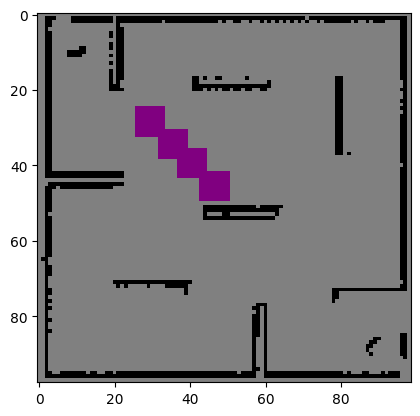
#> input picture turtlebot_online_path_planning/turtlebot_online_path_planning/imgs/distance_0.4.png, 420 x 416 px, given in place of map1.png, which was not available
$ jupyter execute --allow-errors 'Pravin_oli_rrt rrt star.ipynb'   (text cells are left out)
#> lines starting #> are read from the running program, lines starting #| are printed output that depends on the picture; after the words box and inside, x2 and y2 are one past the last pixel; in counts of white or black regions, pixels touching at a corner belong together; pictures that were not available may be replaced by others from this repository, and a replacement may not be noted
[cell 1]
# Import necessary Libraries
import numpy as np
from matplotlib import pyplot as plt
from PIL import Image
import random

[cell 2]
# Map configurations: stores file names and start/goal points for each map
maps = {
    0: {"filename": "map0.png", "start": (10, 10), "goal": (90, 70)},
    1: {"filename": "map1.png", "start": (60, 60), "goal": (90, 60)},
    2: {"filename": "map2.png", "start": (8, 31), "goal": (139, 38)},
    3: {"filename": "map3.png", "start": (50, 90), "goal": (375, 375)},
}

[cell 3]
# User input for map selection
print("Select a map:")
for i in range(len(maps)):
    print(f"{i}: {maps[i]['filename']}")

try:
    choice = int(input("Enter the map number (0-3): "))
#> the answer given: 1
    if choice not in maps:
        raise ValueError("Invalid choice. Please enter a number between 0 and 3.")
    selected_map = maps[choice]
except Exception as e:
    print(f"Error: {e}")
    exit()

print('---------------------------------------------------------')
print("you have entered:", choice)
print("Selected map with start and goal point is:", selected_map)

# Load and process the selected grid map
try:
    image = Image.open(selected_map["filename"]).convert('L')
    grid_map = np.array(image.getdata()).reshape(image.size[1], image.size[0]) / 255

    # Binarize and invert the grid map
    grid_map[grid_map > 0.5] = 1
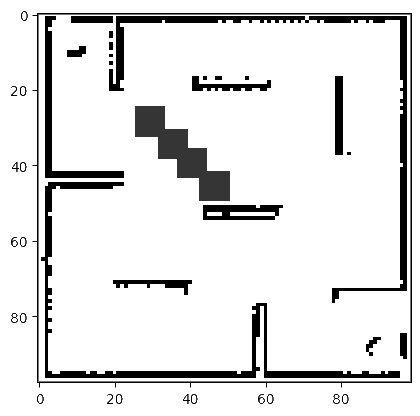
#> grid_map: shape (416, 420) float64; min 0, max 1, mean 0.89
    grid_map[grid_map <= 0.5] = 0
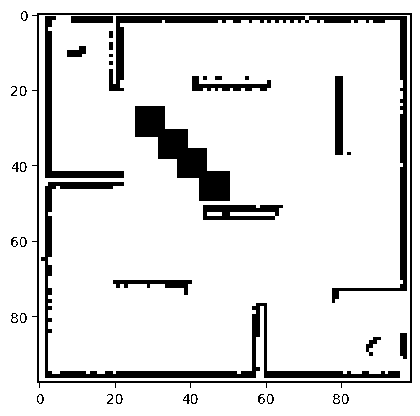
#> grid_map: shape (416, 420) float64; values 0 (black) and 1 (white), 88.1% white; 39 black regions (5 under 20 px), largest, box (x1, y1, x2, y2) and area: (109, 16, 407, 303) 4396, (41, 182, 400, 378) 4320, (135, 106, 230, 201) 3427
    grid_map = (grid_map * -1) + 1
except Exception as e:
    print(f"Error loading or processing the map: {e}")
    exit()

#Start and Goal points
start = selected_map["start"]
goal = selected_map["goal"]

# Display grid map
plt.matshow(grid_map, cmap='viridis', fignum=0)
plt.scatter(start[1], start[0], c='green', s=50, label='Start')
plt.scatter(goal[1], goal[0], c='red', s=50, label='Goal')
plt.colorbar
plt.title(f"{selected_map['filename']} | Start: {start} | Goal: {goal}", pad=30)
plt.legend(loc='upper right')
plt.colorbar(label='Grid Intensity')
plt.show()
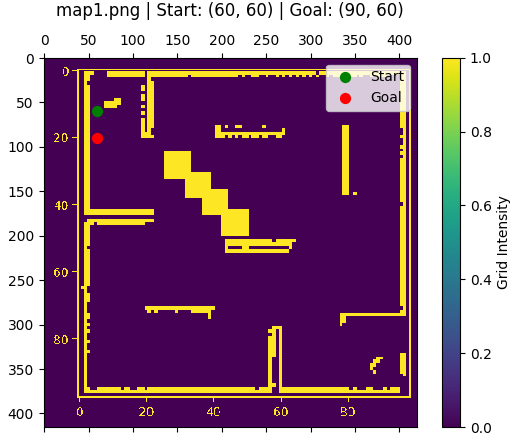
#> figure drawn by matplotlib, 2 panels
#> the answer given: 3

[cell 4]
# Define the Point class for representing points in 2D space
class Point:
    """
    Represents a 2D point with utility methods.
    """
    def __init__(self, x, y):
        self.x = x
        self.y = y

    def to_tuple(self):
        return (self.x, self.y)

    def distance_to(self, other):
        """Compute Euclidean distance to another point."""
        return np.linalg.norm([self.x - other.x, self.y - other.y])

[cell 5]
# Define helper functions
def fill_path(states, edges):
    """Backtrack to find the path from goal to start."""
    edges.reverse()
    path = [edges[0][1]]
    next_v = edges[0][0]
    i = 1
    while next_v != 0:
        while edges[i][1] != next_v:
            i += 1
        path.append(edges[i][1])
        next_v = edges[i][0]
    path.append(0)
    edges.reverse()
    path.reverse()
    return path

def is_segment_free(qnear, qnew, grid_map):
    """
    Check if the segment between two points is collision-free.
    """
    segment = np.linspace([qnear.x, qnear.y], [qnew.x, qnew.y], num=100)  # Higher resolution
    for point in segment:
        x, y = int(round(point[0])), int(round(point[1]))
        if not (0 <= x < grid_map.shape[0] and 0 <= y < grid_map.shape[1]):
            return False  # Out of bounds
        if grid_map[x, y] == 1:  # Collision with obstacle
            return False
    return True

def smooth_path(path, states, grid_map):
    """
    Smooth the path by removing unnecessary waypoints while avoiding obstacles.
    """
    last = len(path) - 1  # Start from the goal
    first = 0
    smoothed_path = []

    while last != 0:
        # Check if the edge between 'path[last]' and 'path[first]' is free
        while not is_segment_free(states[path[first]], states[path[last]], grid_map):
            first += 1  # Increment 'first' until a valid edge is found

        # Add the 'last' point to the smoothed path
        smoothed_path.append(path[last])

        # Update 'last' and reset 'first'
        last = first
        first = 0

    # Add the start point to the path
    smoothed_path.append(path[0])
    smoothed_path.reverse()  # Reverse the path to go from start to goal
    return smoothed_path

def nearest_vertex(qrand, states):
    """Find the nearest vertex in states to qrand."""
    distances = [qrand.distance_to(state) for state in states]
    return np.argmin(distances)

def compute_path_distance(path, states):
    """Compute the total distance of a path."""
    return sum(states[path[i]].distance_to(states[path[i + 1]]) for i in range(len(path) - 1))

[cell 6]
#RRT function
def rrt_with_iterations(grid_map, qstart, qgoal, delta_q, max_iter, p):
    """Run the RRT algorithm with iteration feedback."""
#> called with delta_q = 5, max_iter = 3, p = 0.2
    states = [qstart]
    edges = []
    for i in range(max_iter):
        # Random sampling
        if np.random.rand() < p:  # Probability to sample qgoal
            qrand = qgoal
        else:
            qrand = Point(
                np.random.randint(0, grid_map.shape[0]),
                np.random.randint(0, grid_map.shape[1]),
            )

        # Find nearest vertex
        qnear_idx = nearest_vertex(qrand, states)
        qnear = states[qnear_idx]

        # Generate new configuration
        direction = np.array([qrand.x - qnear.x, qrand.y - qnear.y])
        norm = np.linalg.norm(direction)
        if norm > delta_q:
            direction = direction / norm * delta_q
        qnew = Point(int(qnear.x + direction[0]), int(qnear.y + direction[1]))

        # Collision check and add new vertex/edge
        if is_segment_free(qnear, qnew, grid_map):
            if 0 <= qnew.x < grid_map.shape[0] and 0 <= qnew.y < grid_map.shape[1]:
                states.append(qnew)
                edges.append((qnear_idx, len(states) - 1))

                # Check if goal is reached
                if qnew.distance_to(qgoal) < delta_q:
                    states.append(qgoal)
                    edges.append((len(states) - 2, len(states) - 1))
                    path = fill_path(states, edges)
                    distance = compute_path_distance(path, states)
                    return states, edges, path, i + 1  # Return iteration where goal is reached
#> after the loop, edges = [(0, 1), (1, 2), (2, 3)]; states = 4 items
    print("No solution found. Please increase max iterations (K).")
    return states, edges, [], None

[cell 7]
# User input for maximum iterations (K)
try:
    K = int(input("Enter the maximum number of iterations (K) for RRT: "))
    if K <= 0:
        raise ValueError("The number of iterations must be a positive integer.")
except Exception as e:
    print(f"Invalid input: {e}")
    exit()

print(f"You Entered Maximum Iteration = {K}")

# other Parameters
delta_q = 5
p = 0.2

# Run RRT function
states, edges, path, goal_iteration = rrt_with_iterations(grid_map, Point(*start), Point(*goal), delta_q, K, p)
#> states = 4 items; edges = [(0, 1), (1, 2), (2, 3)]; path = []

# Print path results and iterations
if goal_iteration is not None:
    print(f"Goal reached at iteration: {goal_iteration}")
    path_distance = compute_path_distance(path, states)
    print(f"Path distance: {path_distance}")
    print(f"path points:{path}")
    print("path to follow")
    for p in path:
        print(f"({states[p].x:.2f}, {states[p].y:.2f})")

# Visualization of RRT Results
plt.matshow(grid_map, cmap='viridis', fignum=0)
for edge in edges: # Plot the tree
    start_node, end_node = states[edge[0]], states[edge[1]]
    plt.plot([start_node.y, end_node.y], [start_node.x, end_node.x], 'w-', linewidth=1)
#> this loop made 3 passes
if path: # Plot the path
    path_coords = [(states[node].x, states[node].y) for node in path]
    path_x, path_y = zip(*path_coords)
    plt.plot(path_y, path_x, 'r-', linewidth=2, label='Path')
plt.scatter(start[1], start[0], c='green', s=100, label='Start') # Mark start
plt.scatter(goal[1], goal[0], c='red', s=100, label='Goal')  #goal points
#> (the rest of this cell did not finish here and is left out)

#> (a cell that did not finish here is left out)

#> in smooth_path, `last = len(path) - 1`: last = -1
#> the loop in smooth_path, `while last != 0: # Check if the edge between 'path[last]' and 'path[fi..` made 1 pass
#> after the loop in smooth_path, `while last != 0:`: smoothed_path = []
#> the answer given: 3

# Print smoothed path details
smoothed_path_distance = compute_path_distance(smoothed_path_indices, states)
print(f"Smoothed Path found in {len(smoothed_path_indices)} points")
print(f"Smoothed Distance: {smoothed_path_distance:.2f}")
print("Smoothed PATH to follow:")
for idx in smoothed_path_indices:
    print(f"({states[idx].x:.2f}, {states[idx].y:.2f})")

# Visualization for Original and Smoothed Path
plt.matshow(grid_map, cmap='viridis', fignum=0)

# Plot the tree (white line)
for edge in edges:
    start_node, end_node = states[edge[0]], states[edge[1]]
    plt.plot([start_node.y, end_node.y], [start_node.x, end_node.x], 'w-', linewidth=1)

# Original path (red dotted line)
for i in range(1, len(path)):
    plt.plot(
        [states[path[i - 1]].y, states[path[i]].y],
        [states[path[i - 1]].x, states[path[i]].x],
        "--r",label="Original Path" if i == 1 else "")

# Smoothed path (solid green line)
for i in range(1, len(smoothed_path_indices)):
    plt.plot(
        [states[smoothed_path_indices[i - 1]].y, states[smoothed_path_indices[i]].y],
        [states[smoothed_path_indices[i - 1]].x, states[smoothed_path_indices[i]].x],
        "g-",linewidth=2.5,label="Smoothed Path" if i == 1 else "")

plt.scatter(start[1], start[0], c='green', s=100, label='Start')  # Start
plt.scatter(goal[1], goal[0], c='red', s=100, label='Goal')  # Goal
plt.title(f"RRT Results: {selected_map['filename']} | Start: {start} | Goal: {goal} |Iter: {goal_iteration}|smooth distance:{smoothed_path_distance:.2f}",pad=25)
plt.legend(loc='upper right')
plt.colorbar(label='Grid Intensity')
plt.show()

[cell 9]
# Node class definition
class Node:
    """Represents a node in the RRT* tree."""
    def __init__(self, point, parent=None, cost=0):
        self.point = point
        self.parent = parent
        self.cost = cost

[cell 10]
# Function to check if a point is free space
def is_free(point, grid_map):
    """Check if a point is in a free space."""
    x, y = int(point[0]), int(point[1])
    if x < 0 or y < 0 or x >= grid_map.shape[1] or y >= grid_map.shape[0]:
        return False
    return grid_map[y, x] == 0

# Steer function to move towards q_rand
def steer(q_nearest, q_rand, delta_q):
    """Steer towards q_rand from q_nearest by a step size delta_q."""
    direction = np.array(q_rand) - np.array(q_nearest)
    distance = np.linalg.norm(direction)
    if distance <= delta_q:
        return q_rand
    step = direction / distance * delta_q
    return tuple(np.array(q_nearest) + step)

# Get near nodes function
def get_near_nodes(tree, q_new, max_distance):
    """Find nearby nodes within max_distance of q_new."""
    return [node for node in tree if np.linalg.norm(np.array(node.point) - np.array(q_new)) <= max_distance]

# Collision-free function to check the path between nodes
def collision_free(q1, q2, grid_map):
    """Check if the line segment between q1 and q2 is collision-free."""
    x1, y1 = q1
    x2, y2 = q2
    steps = int(np.linalg.norm(np.array(q1) - np.array(q2)))
    for t in np.linspace(0, 1, steps):
        x = int(x1 + t * (x2 - x1))
        y = int(y1 + t * (y2 - y1))
        if not is_free((x, y), grid_map):
            return False
    return True

[cell 11]
# Main RRT* algorithm
def rrt_star(grid_map, start, goal, K, delta_q, p, max_distance):
    """Run the RRT* algorithm."""
#> called with start = (60, 60), goal = (90, 60), K = 3, delta_q = 5, p = 0.2, max_distance = 30
    start = (start[1], start[0])
    goal = (goal[1], goal[0])
    start_node = Node(start)
    goal_node = Node(goal)
    tree = [start_node] # Tree at initial
    tree_at_goal = None  # Tree for  state when the goal is reached
    path_to_goal = []   # Fath at initial
    path_to_goal_full = []  # Path for state when the goal is reached
    goal_reached_iteration = None

    sampled_points = []  # For visualization of all sampled points

    for iteration in range(K):
        # Sample q_rand
        if random.random() < p:
            q_rand = goal
        else:
            q_rand = (random.randint(0, grid_map.shape[1] - 1), random.randint(0, grid_map.shape[0] - 1))
        sampled_points.append(q_rand)
        if not is_free(q_rand, grid_map):
            continue

        # Find the nearest node
        q_nearest = min(tree, key=lambda node: np.linalg.norm(np.array(node.point) - np.array(q_rand)))

        # Steer towards q_rand
        q_new = steer(q_nearest.point, q_rand, delta_q)
        if not is_free(q_new, grid_map) or not collision_free(q_nearest.point, q_new, grid_map):
            continue

        # Find near nodes
        near_nodes = get_near_nodes(tree, q_new, max_distance)

        # Add q_new to the tree
        q_new_node = Node(q_new, q_nearest, q_nearest.cost + np.linalg.norm(np.array(q_new) - np.array(q_nearest.point)))
        tree.append(q_new_node)

        # Rewire the tree
        for near_node in near_nodes:
            if collision_free(near_node.point, q_new, grid_map) and \
               near_node.cost + np.linalg.norm(np.array(q_new) - np.array(near_node.point)) < q_new_node.cost:
                q_new_node.parent = near_node
                q_new_node.cost = near_node.cost + np.linalg.norm(np.array(q_new) - np.array(near_node.point))

        for near_node in near_nodes:
            if collision_free(near_node.point, q_new, grid_map) and \
               q_new_node.cost + np.linalg.norm(np.array(near_node.point) - np.array(q_new)) < near_node.cost:
                near_node.parent = q_new_node
                near_node.cost = q_new_node.cost + np.linalg.norm(np.array(near_node.point) - np.array(q_new))

        if goal_reached_iteration is None and np.linalg.norm(np.array(q_new) - np.array(goal)) <= delta_q:
            if collision_free(q_new, goal, grid_map):
                goal_node.parent = q_new_node
                goal_node.cost = q_new_node.cost + np.linalg.norm(np.array(goal) - np.array(q_new))
                tree.append(goal_node)
                goal_reached_iteration = iteration  # Track when the goal was reached
                tree_at_goal = tree[:]  # Save the tree state when the goal is first reached
                # Extract path to goal
                current = goal_node
                while current is not None:
                    path_to_goal.append(current.point)
                    current = current.parent
                path_to_goal.reverse()
#> this loop made 3 passes
#> (direction in steer, distance in steer, step in steer) on pass 2: ([-4.52, 27.86], 28.23, [-0.801, 4.94])
#> after the loop, goal_node.cost = 0; near_node.cost = 5; path_to_goal = []; q_new_node.cost = 7.99; sampled_points = [(388, 215), (60, 90), (248, 207)]; tree = 3 items

    # Extract full tree path
    path_to_goal_full = []
#> path_to_goal_full = []
    if goal_node in tree:
        current = goal_node
        while current is not None:
            path_to_goal_full.append(current.point)
            current = current.parent
        path_to_goal_full.reverse()

    return path_to_goal, path_to_goal_full,tree_at_goal, tree, goal_reached_iteration

[cell 12]
#User input value for maximum iterations (K)
try:
    K = int(input("Enter the maximum number of iterations (K) for RRT_STAR*: "))
    if K <= 0:
        raise ValueError("The number of iterations must be a positive integer.")
except Exception as e:
    print(f"Invalid input: {e}")
    exit()

print(f"You Entered Maximum Iteration = {K}")
#K = 10000
delta_q = 5
p = 0.2
max_distance = 30

path_to_goal, path_to_goal_full, tree_at_goal,tree, goal_reached_iteration = rrt_star(grid_map, start, goal, K, delta_q, p, max_distance)
#> path_to_goal = []; path_to_goal_full = []; tree = 3 items

[cell 13]
# Print results
print(f"Delta_q: {delta_q}, p: {p}, Max_distance: {max_distance}")
if goal_reached_iteration is not None:
    print(f"Goal reached at iteration: {goal_reached_iteration}")
else:
    print("Goal not reached. Please  increase max iterations (K).")

# Calculate and print path distances for goal reach iterations
if path_to_goal:
    path_distance_to_goal = sum(np.linalg.norm(np.array(path_to_goal[i + 1]) - np.array(path_to_goal[i]))
                                for i in range(len(path_to_goal) - 1))
    print(f"Path distance to goal: {path_distance_to_goal}")

# Visualize the result for goal reached iteration
if path_to_goal:
    plt.matshow(grid_map, cmap='viridis',fignum=0)
    for node in tree_at_goal:
        if node.parent:
            plt.plot([node.point[0], node.parent.point[0]], [node.point[1], node.parent.point[1]], 'w-', linewidth=1)
    plt.plot(*zip(*path_to_goal), 'r-', linewidth=2)
    plt.scatter(start[1], start[0], c='green', s=50, label='Start')
    plt.scatter(goal[1], goal[0], c='red', s=50, label='Goal')
    #plt.title(f"Goal reached at iteration: {goal_reached_iteration}")
    plt.title(f"RRT* Results:{selected_map['filename']} | Start: {start} | Goal: {goal}| Iter: {goal_reached_iteration}| Path Distance:{path_distance_to_goal:.2f}", pad=30)
    plt.legend(loc='upper right')
    plt.colorbar()
    plt.show()

# Calculate and print path distances for maximum iterations
print('-------------------------------------------')
print(f"Maximum Iteration= {K}")
if path_to_goal_full:
    path_distance_full = sum(np.linalg.norm(np.array(path_to_goal_full[i + 1]) - np.array(path_to_goal_full[i]))
                             for i in range(len(path_to_goal_full) - 1))
    print(f"Path distance for maximum iterations path: {path_distance_full}")

# Visualize the result for maximum iterations
plt.matshow(grid_map, cmap='viridis',fignum=0)
for node in tree:
    if node.parent:
        plt.plot([node.point[0], node.parent.point[0]], [node.point[1], node.parent.point[1]], 'w-', linewidth=1)
#> this loop made 3 passes
if path_to_goal_full:
    plt.plot(*zip(*path_to_goal_full), 'r-', linewidth=2)
plt.scatter(start[1], start[0], c='green', s=50, label='Start')
plt.scatter(goal[1], goal[0], c='red', s=50, label='Goal')
#plt.title(f"Result after maximum iterations: {K}")
#> (the rest of this cell did not finish here and is left out)
